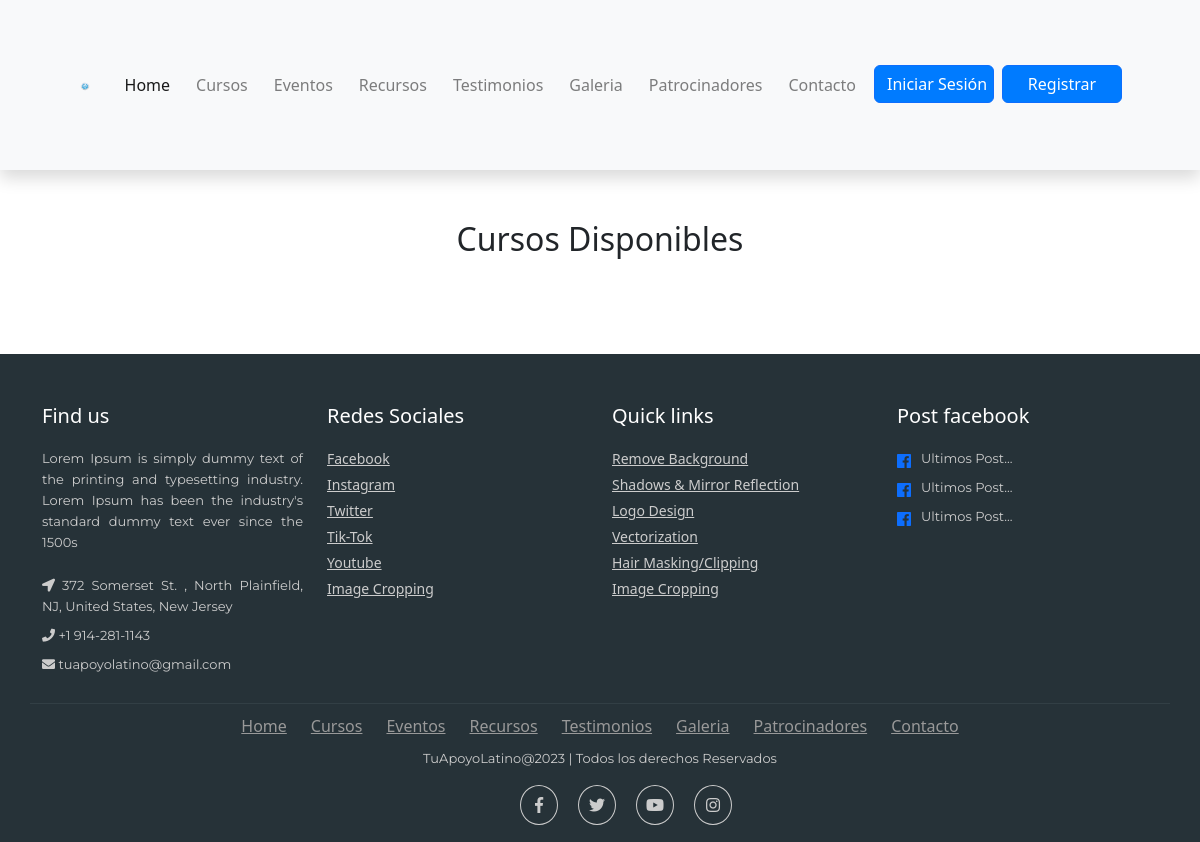
The page /cursos/ on the database as committed earlier.
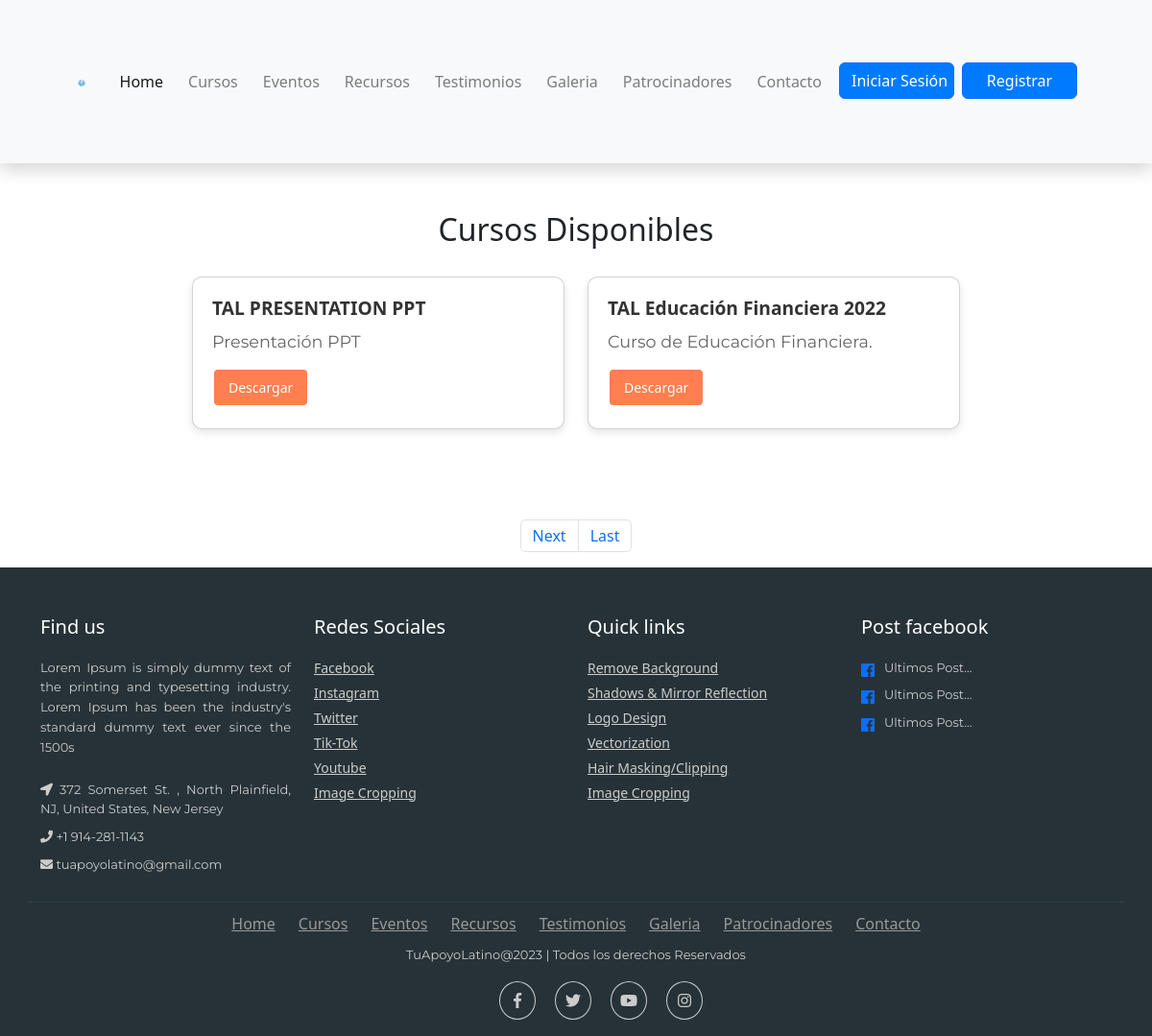
The same page on the database as committed later.
### core/models.py (models this page shows, shortened)
class Cursos(models.Model):
    id = models.AutoField(primary_key=True)
    nombre = models.CharField(unique=True,max_length=100)
    descripcion = models.TextField(blank=True)
    precio = models.IntegerField(blank=False,null=False)
    archivo = models.FileField(upload_to="uploads",verbose_name="archivo")
    class Meta:
        verbose_name="Curso"
        verbose_name_plural="Cursos"

### core/views.py (the view)
# urls.py: path('cursos/', views.cursos, name='cursos'),
def cursos(request):
    cur=Cursos.objects.all()
    paginator = Paginator(cur,2)
    page_number = request.GET.get("page")
    page_obj = paginator.get_page(page_number)
    return render(request, "core/cursos.html", {'cur': page_obj})

### core/context_processors.py (called while the page is built)
def login_form(request):
    login_form = UserLoginForm()
    signup_form = UserSignUpForm()
    return {
        'loginForm': login_form,
        'signupForm': signup_form
    }

### core/templates/core/cursos.html (shortened to what this page needs)
{% extends 'core/base.html' %}
{% load static %}
{% block content %}
<div class="cursos-container">
  <h2 class="cursos-title">Cursos Disponibles</h2>
  <div class="row">
      {% for cu in cur %}
      <div class="col-md-6 curso-column mb-4">
          <div class="card curso-card">
              <div class="card-body">
                  <h5 class="card-title curso-title">{{cu.nombre}}</h5>
                  <p class="card-text curso-description">{{cu.descripcion}}</p>
                  <a href="#" class="btn btn-primary btn-ver-detalles">Descargar</a>
              </div>
          </div>
      </div>
      {% endfor %}
  </div>
</div>
<nav aria-label="Page navigation example">
  <ul class="pagination justify-content-center">
    {% if cur.has_next %}
    <li class="page-item"><a class="page-link" href="?page={{ cur.next_page_number }}">Next</a></li>
    <li class="page-item"><a class="page-link" href="?page={{ cur.paginator.num_pages }}">Last</a></li>
    {% endif %}
  </ul>
</nav>
{% endblock %}

Rows that differ between the two databases and show on the page:
added Cursos: nombre "TAL PRESENTATION PPT", descripcion "Presentación PPT"
added Cursos: nombre "TAL Educación Financiera 2022", descripcion "Curso de Educación Financiera."
Other text that changed with them:
text now shown: "Next Last"
